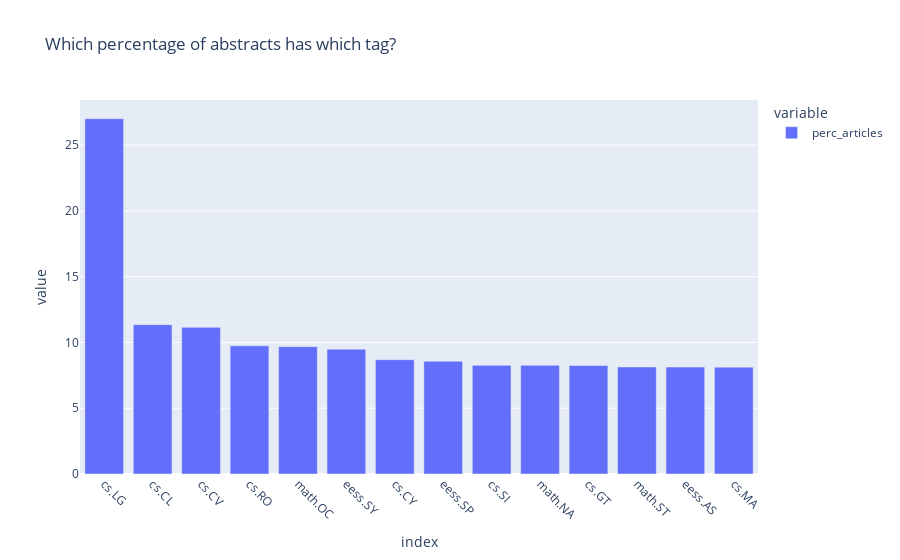
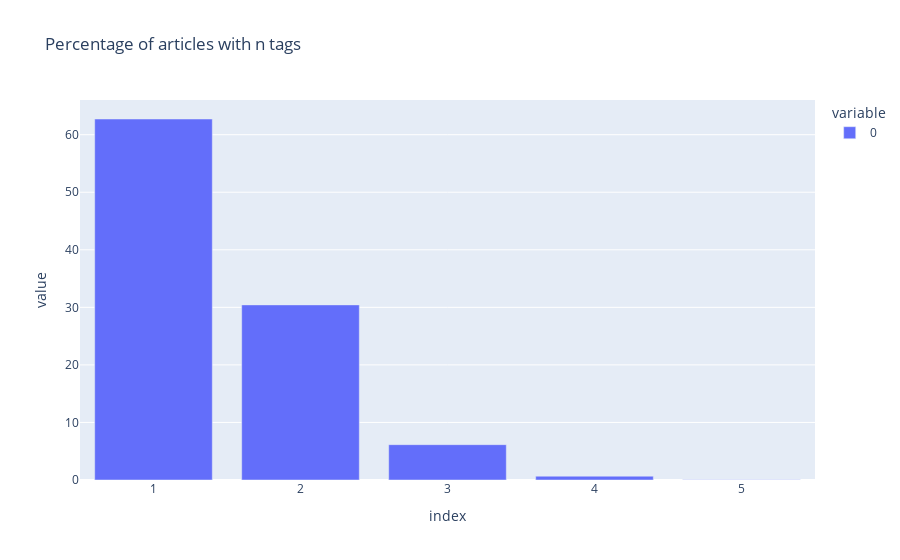

Source (notebook cell) for these figures, in order:
### Markdown cell above
Let's clean the dataset by reducing the tags to the tags of interest.

### Code cell
df["tags_filtered"] = df["tags"].map(
    lambda tags: [tag for tag in tags if tag in CATEGORIES_OF_INTEREST]
)

print(
    f"{len({cat for catlist in df['tags_filtered'] for cat in catlist})} found out of {len(categories)} existing categories."
)

mlb = MultiLabelBinarizer()

message_tags_matrix = pd.DataFrame(mlb.fit_transform(df["tags_filtered"]), columns=mlb.classes_)

fig = px.bar(
    pd.DataFrame(
        pd.DataFrame(message_tags_matrix, columns=mlb.classes_).sum()
        / message_tags_matrix.shape[0]
        * 100,
        columns=["perc_articles"],
    ).sort_values(by="perc_articles", ascending=False),
    title="Which percentage of abstracts has which tag?",
)
_ = fig.update_xaxes(tickangle=45)
fig.show()

fig = px.bar(
    pd.DataFrame(message_tags_matrix.sum(axis=1)).groupby(0).size()
    / message_tags_matrix.shape[0]
    * 100,
    title="Percentage of articles with n tags",
)
fig.show()

save_image(fig, path=FIGUREFOLDER, filename="distribution-of-number-of-tags-cleaned")

### Figure 1 — Plotly figure (JSON) as saved in the notebook; plotly's stock layout.template omitted (floating-point values rounded to 4 significant figures)
{"data": [{"alignmentgroup": "True", "hovertemplate": "variable=perc_articles<br>index=%{x}<br>value=%{y}<extra></extra>", "legendgroup": "perc_articles", "marker": {"color": "#636efa", "pattern": {"shape": ""}}, "name": "perc_articles", "offsetgroup": "perc_articles", "orientation": "v", "showlegend": true, "textposition": "auto", "type": "bar", "x": ["cs.LG", "cs.CL", "cs.CV", "cs.RO", "math.OC", "eess.SY", "cs.CY", "eess.SP", "cs.SI", "math.NA", "cs.GT", "math.ST", "eess.AS", "cs.MA"], "xaxis": "x", "y": [27.01, 11.35, 11.15, 9.743, 9.684, 9.489, 8.69, 8.574, 8.262, 8.262, 8.252, 8.141, 8.127, 8.122], "yaxis": "y"}], "layout": {"barmode": "relative", "legend": {"title": {"text": "variable"}, "tracegroupgap": 0}, "title": {"text": "Which percentage of abstracts has which tag?"}, "xaxis": {"anchor": "y", "domain": [0, 1], "tickangle": 45, "title": {"text": "index"}}, "yaxis": {"anchor": "x", "domain": [0, 1], "title": {"text": "value"}}}}

### Figure 2 — Plotly figure (JSON) as saved in the notebook; plotly's stock layout.template omitted (floating-point values rounded to 4 significant figures)
{"data": [{"alignmentgroup": "True", "hovertemplate": "variable=0<br>index=%{x}<br>value=%{y}<extra></extra>", "legendgroup": "0", "marker": {"color": "#636efa", "pattern": {"shape": ""}}, "name": "0", "offsetgroup": "0", "orientation": "v", "showlegend": true, "textposition": "auto", "type": "bar", "x": [1, 2, 3, 4, 5], "xaxis": "x", "y": [62.73, 30.43, 6.14, 0.6633, 0.04061], "yaxis": "y"}], "layout": {"barmode": "relative", "legend": {"title": {"text": "variable"}, "tracegroupgap": 0}, "title": {"text": "Percentage of articles with n tags"}, "xaxis": {"anchor": "y", "domain": [0, 1], "title": {"text": "index"}}, "yaxis": {"anchor": "x", "domain": [0, 1], "title": {"text": "value"}}}}
